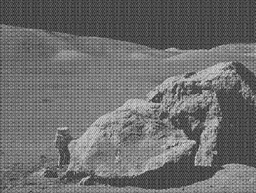
#> input picture moonlanding.png, 256 x 193 px, shrunk from 630 x 474 before the run
$ python fft.py
#> lines starting #> are read from the running program, lines starting #| are printed output that depends on the picture
##================================================================================================
##================================================================================================
##
##
##      ECSE 316 - Signald and Networks
##      Winter 2021 Edition
##      Assignment 2
##
##      Group 28
##      Edwin Pan and Ji Ming Li
##      Due 2021 April 5th
##
##
##================================================================================================
##================================================================================================


import sys
import cv2
import matplotlib.pyplot as plt
import matplotlib.colors as colors
from PIL import Image
import numpy as np
import math
import heapq
import time


#================================================
#
#   PROGRAM CONSTANTS <deprecated>
#
#       Any pre-runtime-set variables are kept
#       here. Useful, in particular, for things
#       which ened tuning.
#
#       Coefficients defining the noise filter
#       are defined here.
#
#================================================

# In terms of normalized distance from centre to
# wall of the image, where is 0.5 denoted.
DENOISING_CENTRE = 0.5
# How rapidly the sigmoid function use applies.
# Use high value for binary threshold; use
# low value for soft transition.
DENOISING_HARSHNESS = 3.0


#================================================
#
#   INPUT PARSING METHODS
#
#       Methods for getting program parametres
#       from either the user or from the
#       filesystem for running the program.
#
#       Here, you find:
#           - Arguments Parser
#           - Image Parser
#
#================================================

# Based on the arguments provided when this
# program is called via python in a terminal,
# returns either the default or explicitly
# provided program parametres.
# Returns None, None if invalid input is detected
# Returns an integer and string for program
# mode of operation and filename repsectively
# otherwise.
def get_mode_and_filename_from_terminal_params():

    #DEFAULT PARAMETRES
    prog_mode = 1
    file_name = "moonlanding.png"

    #PARAMETRE PARSING
    #sys.argv returns a list of all argument. arg 0 is always the name of the program.
    args_valid = True
    most_recent_arg = ""
    for i in range(1, len(sys.argv) ):
        #if the previous argument is option -m for mode
        if most_recent_arg == "-m" :
            #Break if mode already changed
            if prog_mode != 1:
                print("Duplicate -m argument detected. Aborting...")
                return None, None
            prog_mode = int(sys.argv[i])
            args_valid = True
            #Break if mode out of bounds
            if prog_mode < 1 or prog_mode > 4:
                print("Invalid -m argument detected: \'", prog_mode, "\'. Aborting...")
                return None, None
        #if the previous argument is option -i for file
        elif most_recent_arg == "-i" :
            file_name = sys.argv[i]
            args_valid = True
        #keep track of the previous argument
        most_recent_arg = sys.argv[i]
        #if -m or -r is the last arg, it's invalid.
        if most_recent_arg == "-m" or most_recent_arg == "-i" :
            args_valid = False

    #Return None if problems detected
    if args_valid is False:
        print("Detected option without argument. Aborting...")
        return None, None

    #Return args if arguments accepted
    print("No confusing arguments found. Proceeding...")
    return prog_mode, file_name

# Get initial command line args and deal with
# retrieving image byte data here as needed
def get_image_from_filename( filename, preview_input = False ):
    #Open up the image.
    image = None
    try:
        image = cv2.imread(filename, cv2.IMREAD_GRAYSCALE)
    except FileNotFoundError:
        print("File ", filename, " was not found. Aborting...")
        return None
    #Represent image as array
    data = np.asarray(image)
    #Describe the image provided
    #print("Data is of shape ", data.shape)
    #print("Data preview: \n", data)
    #image2 = Image.fromarray(data)
    #If preview enabled, have a pop-out window to show the input.
    if preview_input:
        plt.imshow( data, cmap='Greys')
        plt.show()
    #Return the image in array form
    return image

#================================================
#
#   IMAGE-RELATED HELPER METHODS
#
#       A set of methods useful for interacting
#       with the numpy-array representation of
#       the image is provided here.
#
#================================================

# Returns the data in (x, y) of two-dimensional
# array data.
def get_in_image_of_xy( data, x, y ):
    return data[y][x]

# Sets the data in (x, y) of two dimensional
# array data with provided value value.
def set_in_image_of_xy( data, x, y, value ):
    data[y][x] = value
    return data

# Upsizes the image to nearest power of two
# width and height as needed for fft's.
def upsize_to_square_power_of_two(img):
    max_dim = max( len(img), len(img[0]) )
    new_dim = 2
    while True:
        if new_dim is max_dim:
            break
        elif new_dim > max_dim:
            break
        else:
            new_dim *= 2
    return cv2.resize(img, (new_dim,new_dim) )

# Returns the minimum value in a two dimensional
# array input arr.
def min_in_2d( arr ):
    min_val = float('inf')
    for subarr in arr:
        for element in subarr:
            if element < min_val:
                min_val = element
    return min_val

# Returns the maximum value in a two dimensional
# array input arr.
def max_in_2d( arr ):
    max_val = float('-inf')
    for subarr in arr:
        for element in subarr:
            if element > max_val:
                max_val = element
    return max_val

# Returns the complex-numbered 2d array into a
# real numbered 2d array comprising of the
# magnitudes at each original element.
def mag_2d_of_complex_2d( arr ):
    height = len(arr)
    width = len(arr[0])
    new_arr = np.empty( (height, width) )
    for i in range(height):
        for j in range(width):
            new_arr[j][i] = ( arr[j][i].real**2 + arr[j][i].imag**2 )**0.5
    return new_arr

# Returns the real-valued 2d array of arr by
# ignoring all the imaginary components.
# [9 lines left out: function ignore_imaginaries, not called in this run]

# Sigmoid function.
def sigmoid(x):
    return 1/( 1+math.exp(-x) )

# Radial Mask Function: Used to reduce noise
# the farther away out from the centre of a
# square frame something is.
# Distance is a normalized 0-1 where 0
# indicates being at the centre of the image
# while 1 indicates being in a centre of an
# edge of a square image.
def radial_inside_mask(x):
    return -sigmoid( DENOISING_HARSHNESS*(x-DENOISING_CENTRE) )

# Quadratic mask which uses a quadratic
# function with a trough (no peak) where
# positions where the function dips below
# 0 are set to 0 and locations
# [37 lines left out: functions mask_quadratic, dft, not called in this run]

# Fast Fourier Transform on input 1D array x.
def fft(x):
    N = len(x)

    if N ==1:
        return x
    else:
        X_even = fft(x[::2])
        X_odd = fft(x[1::2])
        f = np.exp(-2j*np.pi*np.arange(N)/ N)
        X = np.concatenate([X_even+f[:int(N/2)]*X_odd, X_even+f[int(N/2):]*X_odd])

    return X

# Inverse Fourier Transform on input 1D array x.
# [26 lines left out: functions ifft, dft2d, not called in this run]

# Two-Dimensional Fourier Transform on 2d array x.
def fft2d(x):
    N = len(x)
    M = len(x[0])

    X = np.empty([N, M], dtype=complex)

    for i in range(M):
        X[:,i] = fft(x[:,i])
    for i in range(N):
        X[i] = fft(X[i])

    return X

# Two-Dimensional Inverse Fourier Transform on
# 2d array x.
# [25 lines left out: functions ifft2d, plot, plotImage, not called in this run]

# Creates a logarithmically y-scaled plot
# on input two dimensional array x.
# Modified from how it was originally written in colab
# to fix some errors.
#def logPlot(x):
#    cmap = colors['plasma']
#    cmap.set_bad(cmap(0))
#    h, xedges, yedges = np.histogram2d(x)
#    pcm = axes[1].pcolormesh(xedges, yedges, h.T, cmap=cmap,
#                         norm=LogNorm(vmax=1.5e2), rasterized=True)
#    fig.colorbar(pcm, ax=axes[1], label="# points", pad=0)
#    axes[1].set_title("2d histogram and log color scale")

# Saves the transform matrix x to file
# with name name.
#def saveToCSV(x, name):
#    np.savetxt(name+".csv", a, delimiter=",")


#================================================
#
#   MAIN
#
#================================================

def main():
    # Obtain user-defined program parametres
    mode, filename = get_mode_and_filename_from_terminal_params()
    # Stop for user errors
    if mode is None or filename is None:
        return
    # Attempt to retrieve image data
    img = get_image_from_filename(filename)
#> in get_image_from_filename, image is the input picture: shape (193, 256); min 26, max 224, mean 108.3
    # Stop for io errors
    if img is None:
        return

    # Switch between program modes:
    if mode is 1:
        # Perform FFT and output 1x2 plot of the
        # original image and the fourier signal.

        # Upscale, as needed, to an image of
        # resolution of 2^n for some natural
        # number n. Necessary for FFT.
        up_img = upsize_to_square_power_of_two( img )
#> in upsize_to_square_power_of_two, `max_dim = max( len(img), len(img[0]) )`: max_dim = 256
#> in upsize_to_square_power_of_two, `return cv2.resize(img, (new_dim,new_dim) )`:
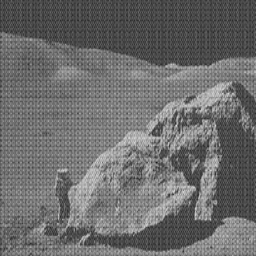
#> returned value: shape (256, 256); min 26, max 219, mean 108.2
        up_dim = len(up_img)
#> up_dim = 256
        # Get the 2D Fourier Transform
        up_2dft = fft2d(up_img)
#> the loop in fft2d, `for i in range(M):` made 256 passes
        up_2dft2 = np.fft.fft2(up_img)
        # Scale it to original size
        #ft = cv2.resize( up_2dft.astype(np.uint8), (width, height) )
        ft = up_2dft
        # Construct the figure
        fig, (ax1, ax2, ax3) = plt.subplots(1,3)
        fig.suptitle("Image and its Fourier Transform")
        # Add the image as the leftside plot
        ax1.imshow(up_img, cmap='gray')
        # Create the logarithmic colormap of the
        # fourier transform as the rightside plot
        # Keep in mind to display not the literal
        # Fourier Transform, which is complex, but
        # its magnitudes.
        mag_ft = mag_2d_of_complex_2d(ft)
#> after the loop in mag_2d_of_complex_2d, `for i in range(height):`:
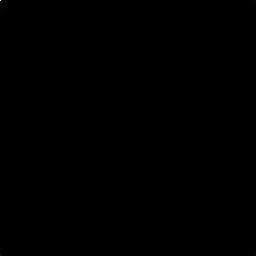
#> new_arr: shape (256, 256) float64; min 7.84, max 7088112, mean 2937.6; drawn with min black and max white
        min_mag_ft = min_in_2d(mag_ft)
        max_mag_ft = max_in_2d(mag_ft)
        mag_ft_graph = ax2.pcolormesh(
                range(up_dim), range(up_dim), mag_ft,
                norm=colors.LogNorm( vmin=min_mag_ft, vmax=max_mag_ft ), cmap='PuBu_r',
                shading='auto')
        fig.colorbar( mag_ft_graph, ax=ax2, extend='max')

        mag_ft2 = mag_2d_of_complex_2d(up_2dft2)
        min_mag_ft2 = min_in_2d(mag_ft2)
        max_mag_ft2 = max_in_2d(mag_ft2)
        mag_ft_graph2 = ax3.pcolormesh(
                range(up_dim), range(up_dim), mag_ft2,
                norm=colors.LogNorm( vmin=min_mag_ft2, vmax=max_mag_ft2 ), cmap='PuBu_r',
                shading='auto')
        fig.colorbar( mag_ft_graph2, ax=ax3, extend='max')
        # Show the plot
        plt.show()
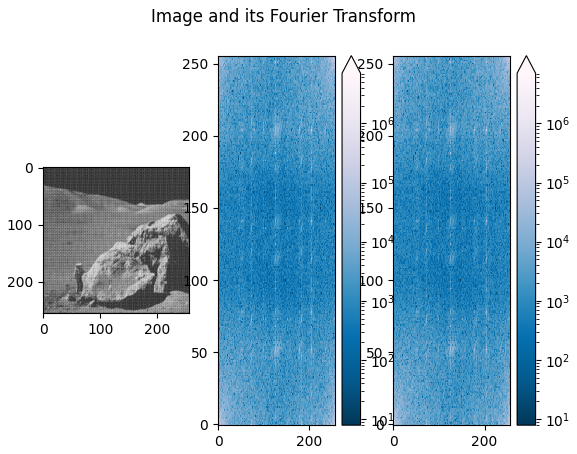
#> figure drawn by matplotlib, 5 panels
        # Terminal Verbosity
        print("Executed program in mode 1. Now exiting!")

        return
    elif mode is 2:
        # Denoise Output: Output a 1x2 plot of
        # original image and denoised image.

        # Keep record of the original image
        # resolution.
        height = len(img)
        width = len(img[0])
        # Upscale image for fft and apply fft
        up_img = upsize_to_square_power_of_two( img )
        up_dim = len(up_img)
        up_fft = fft2d(up_img)
        # De-noise (Filter High Frequencies)
        # Also count zeros.
        zeros = 0
        for i in range(up_dim):
            for j in range(up_dim):
                mask = mask_quadratic(i,j,up_dim,0.4,12,0.25)
                up_fft[i][j] = up_fft[i][j]*mask
                if mask is 0:
                    zeros += 1
        print("Out of the ", up_dim**2, " Fourier Coefficients, ", zeros, " are zeroes.")
        # De-noise (Obtain image form)
        up_img = ifft2d(up_fft)
        # Remove Complex Addend (bugfix)
        up_img = ignore_imaginaries(up_img)
        # Resize back to original size
        denoised_img = cv2.resize( up_img, (width,height) )
        # Show plots
        fig, (ax1, ax2) = plt.subplots(1,2)
        fig.suptitle("Original Image and its following Denoised Version")
        ax1.imshow(img, cmap='gray')
        ax2.imshow(denoised_img, cmap='gray')
        plt.show()
        # Terminal Verbosity
        print("Executed program in mode 2. Now exiting!")

        return
    elif mode is 3:
        # Double Functionality: (A) Compress the
        # to various degrees and output the
        # results in a 2x3 plot; and
        # (B) Save the Fourier Transform Matrix
        # to CSV.

        # Compression Method
        # Prioritizes zeroing based on how manhattan
        # close coefficients are to the "middle"
        # [16 lines left out: function compress, not called in this run]
        # Keep record of the original image
        # resolution.
        height = len(img)
        width = len(img[0])
        # Upscale image for fft and apply fft
        up_img = upsize_to_square_power_of_two( img )
        up_dim = len(up_img)
        up_fft = fft2d(up_img)
        # Compress Fouriers at 6 different levels
        compression_rates = [0,10,30,50,80,95]
        compressed_ffts = [up_fft, up_fft, up_fft, up_fft, up_fft, up_fft]
        for i in range(6):
            compressed_ffts[i] = compress(  compressed_ffts[i],
                                            up_dim,
                                            compression_rates[i]
                                            )
        # Translate Compressed Fouriers to Images
        compressed_img = [img, img, img, img, img, img]
        for i in range(6):
            compressed_img[i] = ignore_imaginaries( ifft2d( compressed_ffts[i] ) )
        # Save Compressed Fourier Matrices
        for i in range(6):
            save_name = filename.split('.')[0] + "CompressedBy" + str(compression_rates[i]) +"Percent.csv"
            np.savetxt( save_name, compressed_ffts[i], delimiter=',')
        # Prepare the figures of the 6 different
        # levels of compression
        fig, subplots = plt.subplots(2,3)
        fig.suptitle("Image Compressed at 6 Increasing Intense Levels")
        for i in range(6):
            subplots[i//3][i%3].imshow( compressed_img[i], cmap='gray' )
            str_name = filename.split('.')[0] + " Image With " + str(compression_rates[i]) + "% Compression"
            subplots[i//3][i%3].set_title(str_name)
        # Show the plots
        plt.show()
        # Terminal Verbosity
        print("Executed program in mode 3. Now exiting!")

        return
    elif mode is 4:
        # Plotting Mode: Produces plots that
        # summarize the runtime complexity of
        # the Fourier Transform Algorithms.

        #size of matrix, capacity of computer, lets suppose 9 for now
        #e.g. so write 10 for 2 ** 9
        size = 11
        trials = 10
        runtime = np.zeros((2, size-5, trials+1))

        for i in range(size-5):
            runtime[0][i][0] = 2**(i+5)
            runtime[1][i][0] = 2**(i+5)
            for j in range(trials):
                arr = np.random.rand(2**(i+5),2**(i+5))
                start_time = time.time()
                dft2d(arr)
                dft_end = time.time()
                fft2d(arr)
                fft_end = time.time()
                runtime[0][i][j+1] = dft_end - start_time
                runtime[1][i][j+1] = fft_end - dft_end

        #x data
        x = []
        for i in range(5,size):
            x.append(int(2**i))
        #average
        avgdft = []
        for i in runtime[0]:
            avgdft.append(np.average(i[1:]))

        avgfft = []
        for i in runtime[1]:
            avgfft.append(np.average(i[1:]))

        #std dev.
        stddft = []
        for i in runtime[0]:
            stddft.append(np.std(i[1:]))

        stdfft = []
        for i in runtime[1]:
            stdfft.append(np.std(i[1:]))

        xpoints = x
        ypoints = avgdft
        zpoints = avgfft

        fig, ax = plt.subplots()

        ax.errorbar(xpoints, ypoints, yerr=stddft, label = "dft", solid_capstyle='projecting', capsize=2)
        ax.errorbar(xpoints, zpoints, yerr=stdfft, label = "fft", solid_capstyle='projecting', capsize=2)
        plt.title("runtime (second) comparison between dft and fft of different array size")
        plt.xlabel("size of 2d array")
        plt.ylabel("time in seconds")
        plt.xscale('log', basex=2)
        plt.legend()
        plt.show()
        # Terminal Verbosity
        print("Executed program in mode 4. Now exiting!")

        return
    else:
        print("Illegal mode detected. Exiting.")
        return

if __name__ == "__main__":
    main()
